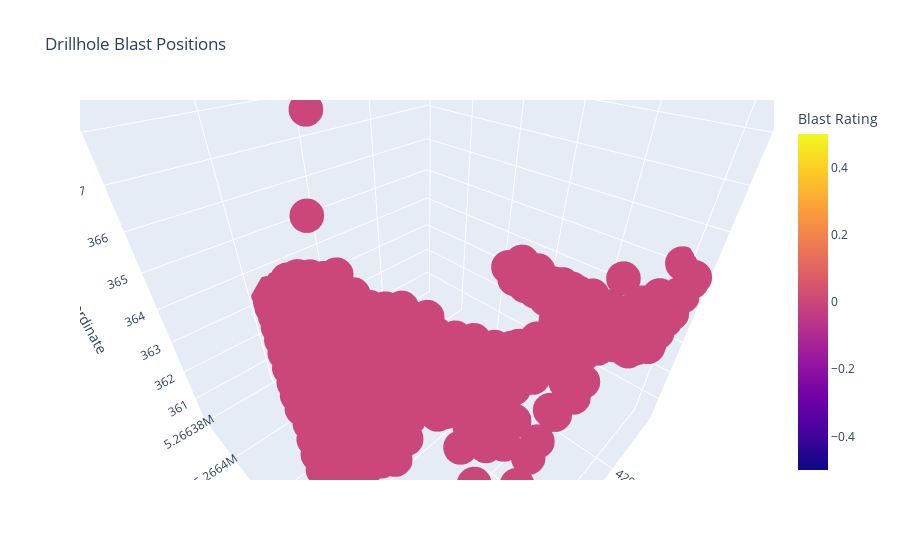

Notebook code for this chart:
### Code cell
import pandas as pd
import numpy as np
import tkinter as tk
from tkinter import filedialog, messagebox
from sklearn.model_selection import train_test_split
from sklearn.preprocessing import LabelEncoder, StandardScaler
from sklearn.ensemble import RandomForestClassifier
from sklearn.metrics import classification_report, accuracy_score
import plotly.express as px

# Global variable to store the dataset
df = None

# Function to load multiple CSV data
def load_multiple_csv(files):
    global df
    data_list = []
    for file in files:
        data = pd.read_csv(file)
        data_list.append(data)
    df = pd.concat(data_list, ignore_index=True)
    print(df.head())
    return df

# Train model using real-world data from multiple CSV files
def train_model(files):
    data = load_multiple_csv(files)
    
    features = ["Drillhole_X", "Drillhole_Y", "Drillhole_Z", "Drillhole_ToeX", "Drillhole_ToeY", "Drillhole_ToeZ",
                "Drillhole_Length", "Drillhole_Dip", "Drillhole_Azimuth", "Avg_Displacement", "Max_Displacement",
                "Centroid_Shift", "Earliest_Pixel_Disp", "PPV", "Overpressure", "Total_Displacement"]
    
    missing_columns = [col for col in features if col not in data.columns]
    if missing_columns:
        raise ValueError(f"Missing columns in the dataset: {', '.join(missing_columns)}")
    
    label_encoder = LabelEncoder()
    data["Blast_Rating"] = label_encoder.fit_transform(data["Blast_Rating"])
    
    X = data[features]
    y = data["Blast_Rating"]

    scaler = StandardScaler()
    X_scaled = scaler.fit_transform(X)

    X_train, X_test, y_train, y_test = train_test_split(X_scaled, y, test_size=0.2, random_state=42)

    model = RandomForestClassifier(random_state=42)
    model.fit(X_train, y_train)

    y_pred = model.predict(X_test)

    accuracy = accuracy_score(y_test, y_pred)
    class_report = classification_report(y_test, y_pred, target_names=label_encoder.classes_)

    return accuracy, class_report, model, scaler, label_encoder, list(X.columns)

# Function to predict the rating for new data
def predict_rating(model, scaler, label_encoder, new_data, feature_columns):
    new_data_df = pd.DataFrame(new_data, columns=feature_columns)
    new_data_scaled = scaler.transform(new_data_df)
    predicted_rating = label_encoder.inverse_transform(model.predict(new_data_scaled))
    return predicted_rating[0]

# UI setup
def create_ui():
    global df  # Ensure you can access the df variable globally for the plot
    
    root = tk.Tk()
    root.title("Blast Rating Prediction")
    root.geometry("600x600")

    model, scaler, label_encoder, feature_columns = None, None, None, None

    def load_files():
        nonlocal model, scaler, label_encoder, feature_columns
        files = filedialog.askopenfilenames(filetypes=[("CSV files", "*.csv")])
        if files:
            accuracy, class_report, model, scaler, label_encoder, feature_columns = train_model(files)
            
            accuracy_label.config(text=f"Accuracy: {accuracy:.4f}")

            class_report_text.delete(1.0, tk.END)
            class_report_text.insert(tk.END, class_report)
            
            prediction_section.pack()

            # Plot the 3D scatter plot after loading data
            if df is not None:
                fig = px.scatter_3d(df, x='Drillhole_X', y='Drillhole_Y', z='Drillhole_Z', color='Blast_Rating', 
                                    labels={'Blast_Rating': 'Blast Rating', 'Drillhole_X': 'X Coordinate', 'Drillhole_Y': 'Y Coordinate', 'Drillhole_Z': 'Z Coordinate'},
                                    title="Drillhole Blast Positions")
                fig.update_traces(marker=dict(size=12))
                fig.show()

    load_files_button = tk.Button(root, text="Load CSV Files", command=load_files)
    load_files_button.pack(pady=10)

    accuracy_label = tk.Label(root, text="Accuracy: ", font=("Arial", 12))
    accuracy_label.pack(pady=10)

    class_report_label = tk.Label(root, text="Classification Report:", font=("Arial", 12))
    class_report_label.pack(pady=10)

    class_report_text = tk.Text(root, height=10, width=70)
    class_report_text.pack(pady=10)

    prediction_section = tk.Frame(root)
    new_data_label = tk.Label(prediction_section, text="Enter new drillhole data (X, Y, Z, ToeX, ToeY, ToeZ, Length, Dip, Azimuth, Avg Displacement, Max Displacement, Centroid Shift, Earliest Pixel Disp, PPV, Overpressure, Total Displacement):", font=("Arial", 12))
    new_data_label.pack(pady=10)

    # Entry fields for prediction data
    entry_x = tk.Entry(prediction_section, width=10)
    entry_x.pack(pady=5)
    entry_x.insert(0, "250")

    entry_y = tk.Entry(prediction_section, width=10)
    entry_y.pack(pady=5)
    entry_y.insert(0, "250")

    entry_z = tk.Entry(prediction_section, width=10)
    entry_z.pack(pady=5)
    entry_z.insert(0, "150")

    entry_toex = tk.Entry(prediction_section, width=10)
    entry_toex.pack(pady=5)
    entry_toex.insert(0, "245")

    entry_toey = tk.Entry(prediction_section, width=10)
    entry_toey.pack(pady=5)
    entry_toey.insert(0, "245")

    entry_toez = tk.Entry(prediction_section, width=10)
    entry_toez.pack(pady=5)
    entry_toez.insert(0, "148")

    entry_length = tk.Entry(prediction_section, width=10)
    entry_length.pack(pady=5)
    entry_length.insert(0, "120")

    entry_dip = tk.Entry(prediction_section, width=10)
    entry_dip.pack(pady=5)
    entry_dip.insert(0, "40")

    entry_azimuth = tk.Entry(prediction_section, width=10)
    entry_azimuth.pack(pady=5)
    entry_azimuth.insert(0, "180")

    entry_avg_disp = tk.Entry(prediction_section, width=10)
    entry_avg_disp.pack(pady=5)
    entry_avg_disp.insert(0, "2")

    entry_max_disp = tk.Entry(prediction_section, width=10)
    entry_max_disp.pack(pady=5)
    entry_max_disp.insert(0, "8")

    entry_centroid_shift = tk.Entry(prediction_section, width=10)
    entry_centroid_shift.pack(pady=5)
    entry_centroid_shift.insert(0, "1")

    entry_earliest_pixel_disp = tk.Entry(prediction_section, width=10)
    entry_earliest_pixel_disp.pack(pady=5)
    entry_earliest_pixel_disp.insert(0, "2")

    entry_ppv = tk.Entry(prediction_section, width=10)
    entry_ppv.pack(pady=5)
    entry_ppv.insert(0, "5")

    entry_overpressure = tk.Entry(prediction_section, width=10)
    entry_overpressure.pack(pady=5)
    entry_overpressure.insert(0, "50")

    entry_total_disp = tk.Entry(prediction_section, width=10)
    entry_total_disp.pack(pady=5)
    entry_total_disp.insert(0, "15")

    def on_predict():
        try:
            new_data = np.array([[float(entry_x.get()), float(entry_y.get()), float(entry_z.get()), 
                                  float(entry_toex.get()), float(entry_toey.get()), float(entry_toez.get()), 
                                  float(entry_length.get()), float(entry_dip.get()), float(entry_azimuth.get()),
                                  float(entry_avg_disp.get()), float(entry_max_disp.get()), float(entry_centroid_shift.get()),
                                  float(entry_earliest_pixel_disp.get()), float(entry_ppv.get()), float(entry_overpressure.get()),
                                  float(entry_total_disp.get())]])
            predicted_rating = predict_rating(model, scaler, label_encoder, new_data, feature_columns)
            result_label.config(text=f"Predicted Rating: {predicted_rating}")
        except Exception as e:
            messagebox.showerror("Error", f"Failed to make prediction: {e}")

    predict_button = tk.Button(prediction_section, text="Predict Rating", command=on_predict)
    predict_button.pack(pady=10)

    result_label = tk.Label(prediction_section, text="Predicted Rating: ", font=("Arial", 14))
    result_label.pack(pady=10)

    root.mainloop()

# Run the UI
create_ui()

### Figure 1 — Plotly figure (JSON) as saved in the notebook; plotly's stock layout.template omitted (floating-point values rounded to 4 significant figures; data arrays with more than 128 entries replaced by an {"elided": "..."} marker saying what was removed)
{"data": [{"hovertemplate": "X Coordinate=%{x}<br>Y Coordinate=%{y}<br>Z Coordinate=%{z}<br>Blast Rating=%{marker.color}<extra></extra>", "legendgroup": "", "marker": {"color": {"elided": "367 int values"}, "coloraxis": "coloraxis", "size": 12, "symbol": "circle"}, "mode": "markers", "name": "", "scene": "scene", "showlegend": false, "type": "scatter3d", "x": {"elided": "367 float values"}, "y": {"elided": "367 float values"}, "z": {"elided": "367 float values"}}], "layout": {"autosize": true, "coloraxis": {"colorbar": {"title": {"text": "Blast Rating"}}, "colorscale": [[0, "#0d0887"], [0.1111, "#46039f"], [0.2222, "#7201a8"], [0.3333, "#9c179e"], [0.4444, "#bd3786"], [0.5556, "#d8576b"], [0.6667, "#ed7953"], [0.7778, "#fb9f3a"], [0.8889, "#fdca26"], [1, "#f0f921"]]}, "legend": {"tracegroupgap": 0}, "scene": {"aspectmode": "auto", "aspectratio": {"x": 1, "y": 1, "z": 1}, "camera": {"center": {"x": 0, "y": 0, "z": 0}, "eye": {"x": 0.6736, "y": 0.6736, "z": 0.6736}, "projection": {"type": "perspective"}, "up": {"x": 0, "y": 0, "z": 1}}, "domain": {"x": [0, 1], "y": [0, 1]}, "xaxis": {"title": {"text": "X Coordinate"}, "type": "linear"}, "yaxis": {"title": {"text": "Y Coordinate"}, "type": "linear"}, "zaxis": {"title": {"text": "Z Coordinate"}, "type": "linear"}}, "title": {"text": "Drillhole Blast Positions"}}}
